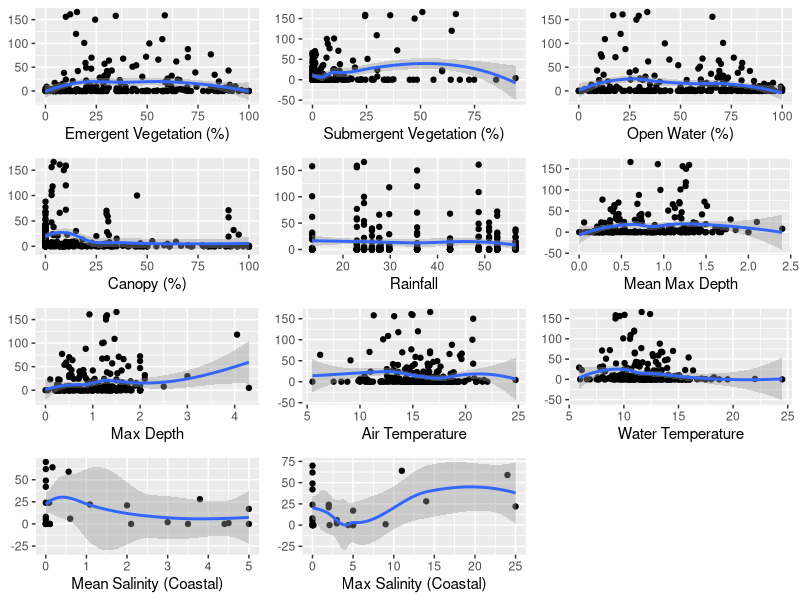

Reproduce this figure in R.
# plots of covariate raw data between years
library(ggplot2)
library(tidyverse)
library(cowplot)

setwd(here::here("code"))
between_year_data <- read_csv(here::here("data", "between_year_data.csv"))


#### mean_percent_emerg ####
# emergent vegetation vs. egg masses
emergent_plot <- between_year_data %>% 
  ggplot(aes(x=mean_percent_emerg, y=num_egg_masses)) +
  geom_point() +
  geom_smooth() +
  xlab("Emergent Vegetation (%)") +
  ylab(NULL)

# emergent vs. time
emergent_BRD_plot <- between_year_data %>% 
  ggplot(aes(x=BRDYEAR, y=mean_percent_emerg)) +
  geom_point() +
  geom_smooth()

#### mean_percent_sub ####
# submerg vs. egg masses
submergent_plot <- between_year_data %>% 
  ggplot(aes(x=mean_percent_sub, y=num_egg_masses)) +
  geom_point() +
  geom_smooth() +
  xlab("Submergent Vegetation (%)")  +
  ylab(NULL)

## submerg vs. time
subemergent_BRD_plot <- between_year_data %>% 
  ggplot(aes(x=BRDYEAR, y=mean_percent_sub)) +
  geom_point() +
  geom_smooth()

#### mean_percent_water ####
# open water vs. egg masses
open_water_plot <- between_year_data %>% 
  ggplot(aes(x=mean_percent_water, y=num_egg_masses)) +
  geom_point() +
  geom_smooth() +
  xlab("Open Water (%)") +
  ylab(NULL)

## open water vs. time
open_water_BRD_plot <- between_year_data %>% 
  ggplot(aes(x=BRDYEAR, y=mean_percent_water)) +
  geom_point() +
  geom_smooth()

#### interpolated_canopy ####
# canopy vs. egg masses
canopy_plot <- between_year_data %>% 
  ggplot(aes(x=interpolated_canopy, y=num_egg_masses)) +
  geom_point() +
  geom_smooth() +
  xlab("Canopy (%)") +
  ylab(NULL)

## canopy vs. time
canopy_BRD_plot <- between_year_data %>% 
  ggplot(aes(x=BRDYEAR, y=interpolated_canopy)) +
  geom_point() +
  geom_smooth()

#### yearly_rain ####
# yearly rain vs. egg masses
rain_plot <- between_year_data %>% 
  ggplot(aes(x=yearly_rain, y=num_egg_masses)) +
  geom_point() +
  geom_smooth() +
  xlab("Rainfall") +
  ylab(NULL)

## yearly rain vs. time
rain_BRD_plot <- between_year_data %>% 
  ggplot(aes(x=BRDYEAR, y=yearly_rain)) +
  geom_point() +
  geom_smooth()

#### mean_max_depth ####
# mean_max_depth vs. egg masses
mean_max_depth_plot <- between_year_data %>% 
  ggplot(aes(x=mean_max_depth, y=num_egg_masses)) +
  geom_point() +
  geom_smooth() + # SE = false ? why is this below 0?
  xlab("Mean Max Depth") +
  ylab(NULL)

## mean_max_depth vs. time
mean_max_depth_BRD_plot <- between_year_data %>% 
  ggplot(aes(x=BRDYEAR, y=mean_max_depth)) +
  geom_point() +
  geom_smooth()

#### max_depth ####
# max_depth vs. egg masses
max_depth_plot <- between_year_data %>% 
  ggplot(aes(x=max_depth, y=num_egg_masses)) +
  geom_point() +
  geom_smooth() +
  xlab("Max Depth") +
  ylab(NULL)

## max_depth vs. time
max_depth_BRD_plot <- between_year_data %>% 
  ggplot(aes(x=BRDYEAR, y=max_depth)) +
  geom_point() +
  geom_smooth()

#### AirTemp ####
# AirTemp vs. egg masses
AirTemp_plot <- between_year_data %>% 
  ggplot(aes(x=AirTemp, y=num_egg_masses)) +
  geom_point() +
  geom_smooth() +
  xlab("Air Temperature") +
  ylab(NULL)

## AirTemp vs. time
AirTemp_BRD_plot <- between_year_data %>% 
  ggplot(aes(x=BRDYEAR, y=AirTemp)) +
  geom_point() +
  geom_smooth()

#### WaterTemp ####
# WaterTemp vs. egg masses
WaterTemp_plot <- between_year_data %>% 
  ggplot(aes(x=WaterTemp, y=num_egg_masses)) +
  geom_point() +
  geom_smooth() +
  xlab("Water Temperature") +
  ylab(NULL)

## WaterTemp vs. time
WaterTemp_BRD_plot <- between_year_data %>% 
  ggplot(aes(x=BRDYEAR, y=WaterTemp)) +
  geom_point() +
  geom_smooth()

#### mean_salinity:CoastalSite ####
#TODO: do these look right?
coastal_between_year_data <- between_year_data %>% 
  filter(CoastalSite == TRUE)

# mean_salinity vs. egg masses
mean_salinity_plot <- coastal_between_year_data %>% 
  ggplot(aes(x=mean_salinity, y=num_egg_masses)) +
  geom_point() +
  geom_smooth() +
  xlab("Mean Salinity (Coastal)") +
  ylab(NULL)

## mean_salinity vs. time
mean_salinity_BRD_plot <- coastal_between_year_data %>% 
  ggplot(aes(x=BRDYEAR, y=mean_salinity)) +
  geom_point() +
  geom_smooth()

#### max_salinity:CoastalSite ####
# max_salinity vs. egg masses
max_salinity_plot <- coastal_between_year_data %>% 
  ggplot(aes(x=max_salinity, y=num_egg_masses)) +
  geom_point() +
  geom_smooth() +
  xlab("Max Salinity (Coastal)") +
  ylab(NULL)

## max_salinity vs. time
max_salinity_BRD_plot <- coastal_between_year_data %>% 
  ggplot(aes(x=BRDYEAR, y=max_salinity)) +
  geom_point() +
  geom_smooth()

#### combined output with egg masses####
# saved in Ouput folder
plot_grid(emergent_plot, submergent_plot, open_water_plot, canopy_plot, rain_plot, mean_max_depth_plot, max_depth_plot, AirTemp_plot, WaterTemp_plot, mean_salinity_plot, max_salinity_plot, nrow=4)
